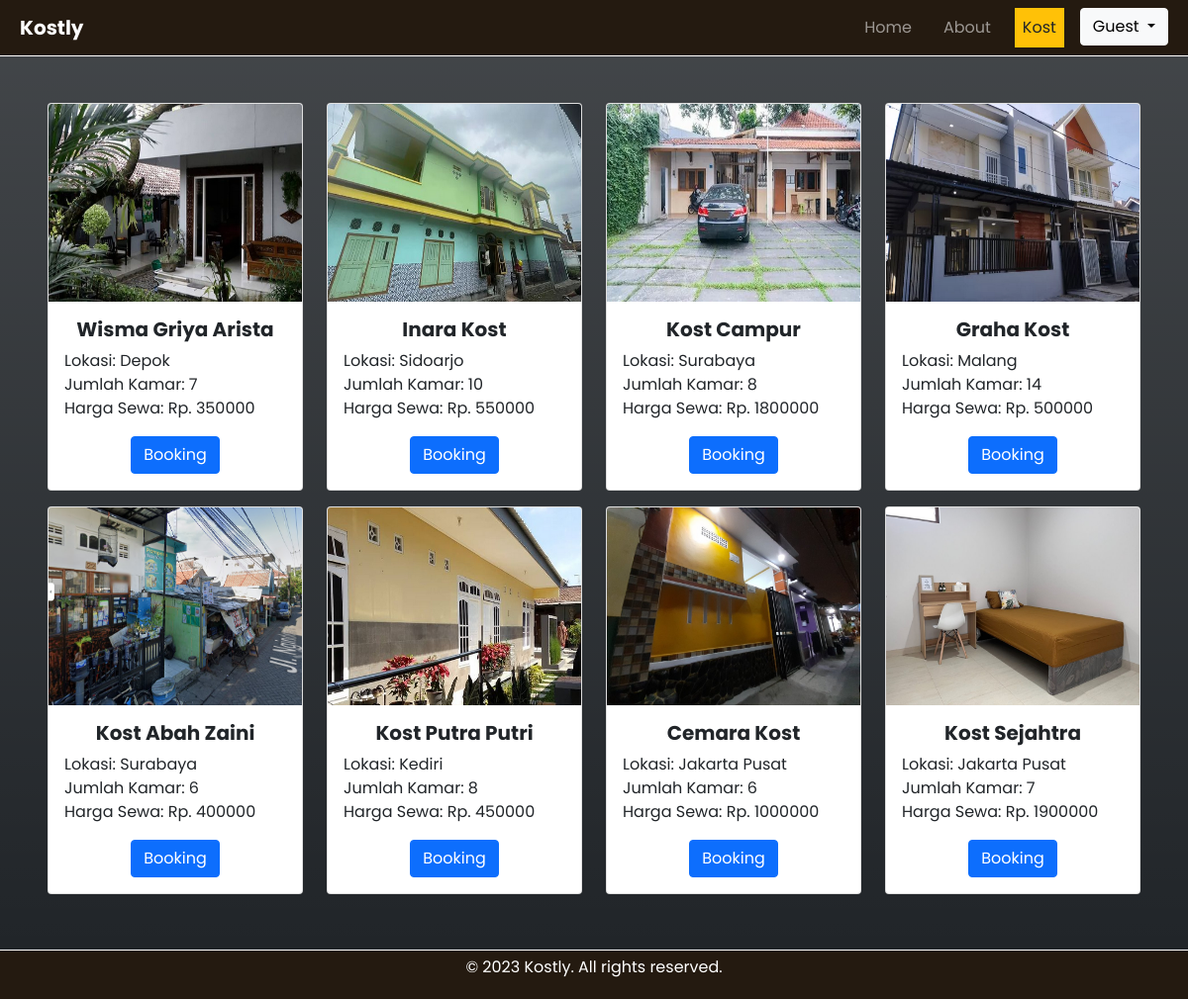
The page /pages/pengguna/kost.php on the database as committed earlier.
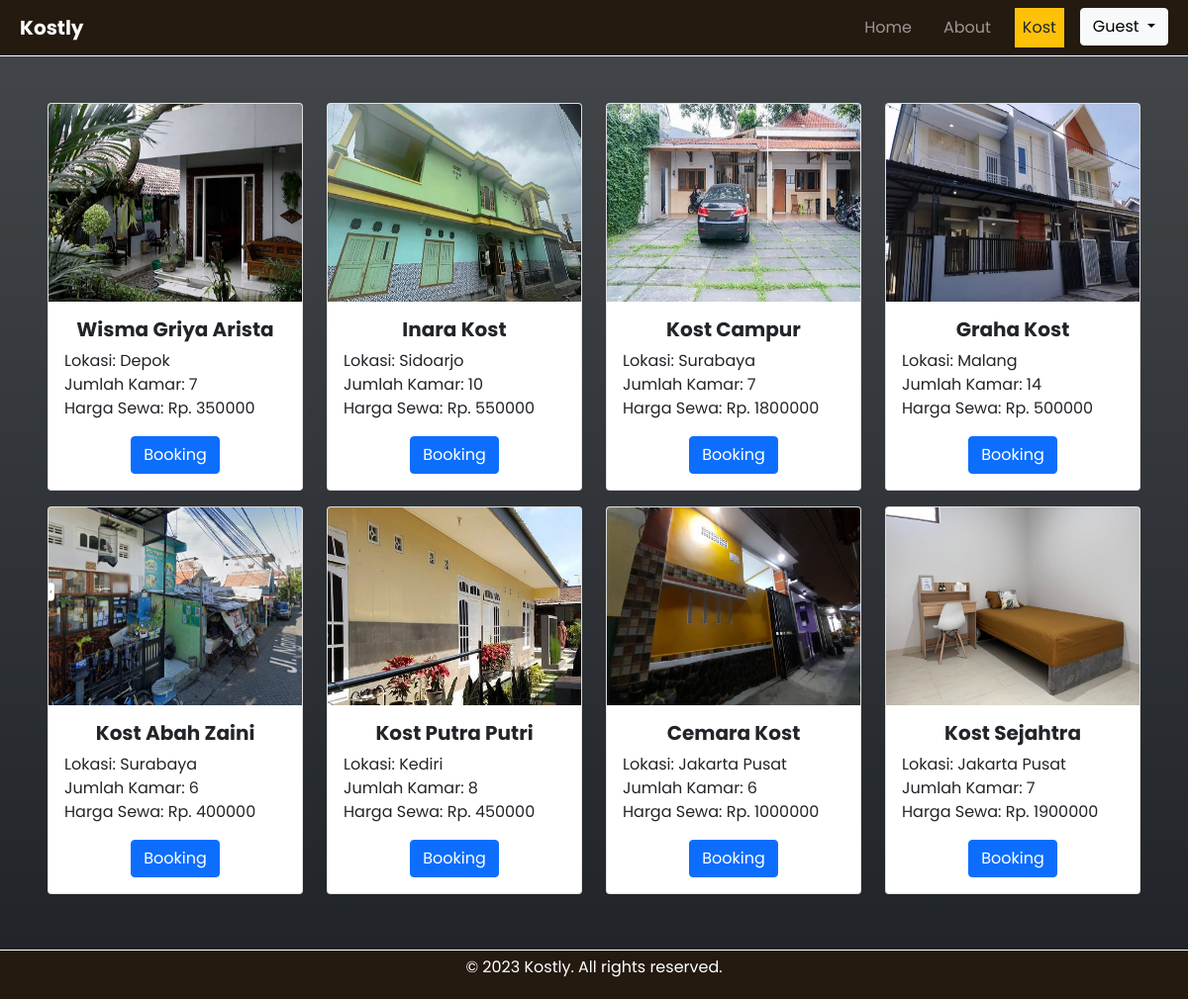
The same page on the database as committed later.
### tables this page shows
CREATE TABLE `kost` (
  `id_kost` varchar(5) NOT NULL,
  `nama` varchar(20) NOT NULL,
  `alamat` varchar(30) NOT NULL,
  `jumlah_kamar` int(3) NOT NULL,
  `harga_sewa` int(10) NOT NULL,
  `gambar` varchar(50) NOT NULL
);

### pages/pengguna/kost.php (the view, shortened to what this page needs)
<!DOCTYPE html>
<html lang="en">
<head>
    <link href="https://cdn.jsdelivr.net/npm/bootstrap@5.0.2/dist/css/bootstrap.min.css" rel="stylesheet" />
    <link rel="stylesheet" href="../../assets/css/style.css" type="text/css" />
</head>
<body>
    <?php
    require_once "../../components/navbar.php";
    ?>
    <div class="container-xxl bg-dark bg-gradient mt-5 p-5">
            <div class="row d-flex justify-content-center">
                <?php
                include('../../conf/koneksi.php');
                $query = mysqli_query($conn, "SELECT * FROM kost");
                while ($row = mysqli_fetch_assoc($query)) :
                ?>
                    <div class="col-3 my-2">
                        <div class="card h-100 text-center">
                            <img src="../../assets/img/<?php echo $row['gambar']; ?>" class="card-img-top" alt="<?php echo $row['nama'] ?>" height="200px">
                            <div class="card-body">
                                <h5 class="card-title"><b><?php echo $row['nama']; ?></b></h5>
                                <p class="card-text" style="text-align: left;">Lokasi: <?php echo $row['alamat']; ?><br />
                                    Jumlah Kamar: <?php echo $row['jumlah_kamar']; ?><br />Harga Sewa: Rp. <?php echo $row['harga_sewa']; ?></p>
                                <?php echo '<a class="btn btn-primary" href="./booking.php?id_kost=' . $row['id_kost'] . '">Booking</a>' ?>
                            </div>
                        </div>
                    </div>
                <?php endwhile; ?>
        </div>
    </div>
    <?php
    require_once "../../components/footer.php";
    ?>
</body>
</html>

Rows that differ between the two databases and show on the page:
changed kost "Kost Campur": jumlah_kamar "8" → "7"
